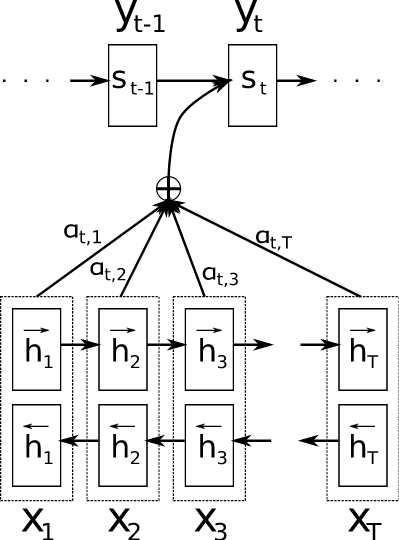
#> input picture site/figures/2015-Bahdanau-Attention.webp, 399 x 540 px
$ python -i fetch_figures.py   (imports and definitions only)
#> lines starting #> are read from the running program, lines starting #| are printed output that depends on the picture; after the words box and inside, x2 and y2 are one past the last pixel; in counts of white or black regions, pixels touching at a corner belong together
#> further down, picture is the input picture: PIL image 399x540 RGB; min 0, max 255, mean 239.1
# /// script
# requires-python = ">=3.12"
# dependencies = [
#     "beautifulsoup4",
#     "pillow",
#     "resvg-py>=0.5.0",
# ]
# ///
"""给每件有 arXiv 编号的展品取论文里的模块结构图，存到 site/figures/。

用法：uv run --script fetch_figures.py [--only 编号,编号] [--no-download]
可以反复运行：已解析的论文、已下载且没换选的图都跳过。

流程：
1. 每篇论文取网页版 arxiv.org/html/<编号>，没有图再取 ar5iv.labs.arxiv.org/html/<编号>，
   两处都没有图时取 arxiv.org/e-print/<编号> 的 LaTeX 源码包。全部候选图写进
   curation/cache/figure_candidates.json。
2. 许可证从 export.arxiv.org/abs/<编号> 读（和 arxiv.org/abs 同一页面，主机分开，可以并行）。
3. 按题注给每件展品打分选图。curation/figures_override.json 的 {展品id: 候选序号} 优先，
   值为 null 表示该论文没有合适的结构图，不填。
4. 下载入选图，SVG 先用 resvg 渲染成位图，宽度超过 1000 px 的缩到 1000 px，转 webp，写 curation/figures.json。

访问频率：同一主机 3 秒一次请求，遇到 429/503 等待后重试。
"""
from __future__ import annotations

import argparse
import gzip
import io
import json
import re
import shutil
import subprocess
import sys
import tarfile
import threading
import time
import urllib.error
import urllib.parse
import urllib.request
from concurrent.futures import ThreadPoolExecutor
from pathlib import Path

from bs4 import BeautifulSoup, NavigableString, Tag
from PIL import Image
import resvg_py

HERE = Path(__file__).resolve().parent
CUR = HERE / "curation"
CACHE = CUR / "cache"
PAGES = CACHE / "pages"
EPRINT = CACHE / "eprint"
CAND_F = CACHE / "figure_candidates.json"
DL_F = CACHE / "downloaded.json"
FIG_F = CUR / "figures.json"
OVR_F = CUR / "figures_override.json"
FIG_DIR = HERE / "site" / "figures"
UA = "Mozilla/5.0 (compatible; paper-figure-fetcher/1.0)"
MAX_W = 1000
TARGET_BYTES = 300_000
EPRINT_MAX = 80_000_000
PDFTOPPM = shutil.which("pdftoppm")

# ---------------------------------------------------------------- 网络


class Host:
    # [13 lines left out: functions __init__, wait, not called in this run]


HOSTS: dict[str, Host] = {}
HOSTS_LOCK = threading.Lock()


# [247 lines left out: functions host_of, get, clean_text, figure_cand, top_figures, parse_html and 6 more, not called in this run]


# ---------------------------------------------------------------- 每篇论文

LOCK = threading.Lock()


# [21 lines left out: functions save_json, read_license, missing_figs, not called in this run]


PARSER_VERSION = 4


# [41 lines left out: function do_paper, not called in this run]


# ---------------------------------------------------------------- 选图

GOOD = ["architecture", "overview", "illustrat", "structure", "module", "block", "framework", "pipeline",
        "diagram", "schematic", "design", "proposed", "detail", "mechanism", "layer", "workflow", "flowchart",
        "computation", "operation", "unit", "attention"]
BAD = [r"visuali[sz]", r"curves?\b", r"\bplots?\b", r"heat ?maps?", r"t-?sne", r"grad-?cam", r"qualitative",
       r"\bsamples?\b", r"\bexamples?\b", r"accuracy", r"top-1", r"\bmap\b", r"\bAP\b", r"performance",
       r"\bresults?\b", r"trade-?off", r"latency", r"throughput", r"\bspeed", r"flops", r"\bloss\b",
       r"training", r"convergence", r"ablation", r"\bvs\.?\b", r"versus", r"distribution", r"histogram",
       r"statistic", r"benchmark", r"attention maps?\b", r"activation maps?", r"\bcorrelation",
       r"perplexity", r"psnr", r"miou", r"\bdataset", r"\bscores?\b", r"improvement", r"evaluation"]
STOP = set("a an the of for and with in on to via by from is are towards toward using based network networks "
           "learning efficient deep neural model models image images vision visual".split())


def squash(s: str) -> str:
    return re.sub(r"[^a-z0-9]", "", s.lower())


# [66 lines left out: functions name_hit, score, choose, save_raster, not called in this run]


UNIT_PX = {"": 1.0, "px": 1.0, "pt": 96 / 72, "pc": 16.0, "in": 96.0, "cm": 96 / 2.54, "mm": 96 / 25.4}


# [49 lines left out: functions svg_size, render_svg, load_panel, flatten, not called in this run]


def trim_white(im: Image.Image, pad: int = 6) -> Image.Image:
    """裁掉接近纯白的外边框，留 pad 像素。"""
#> called with pad = 6
    gray = im.convert("L").point(lambda v: 255 if v < 245 else 0)
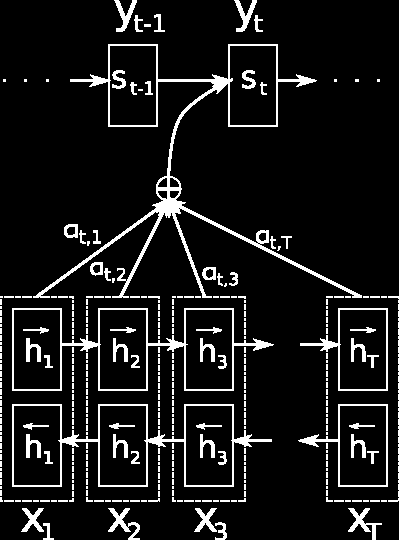
#> gray: PIL image 399x540 L; 9.2% white; 369 white regions (284 under 20 px), largest, box (x1, y1, x2, y2) and area: (33, 44, 362, 298) 4903, (12, 404, 272, 487) 2165, (12, 308, 274, 391) 2152
    box = gray.getbbox()
#> box = (0, 0, 399, 540)
    if not box:
        return im
    l, t, r, b = box
#> l = 0; t = 0; r = 399; b = 540
    return im.crop((max(0, l - pad), max(0, t - pad), min(im.width, r + pad), min(im.height, b + pad)))


COMPOSE_VERSION = "c2"  # 拼图规则改了就换这个值，多子图的图会重新生成


# [145 lines left out: functions compose, fetch_image, main, not called in this run]


# [2 lines not run here, left out]

>>> from PIL import Image
>>> picture = Image.open('site/figures/2015-Bahdanau-Attention.webp')
>>> result = trim_white(picture)
